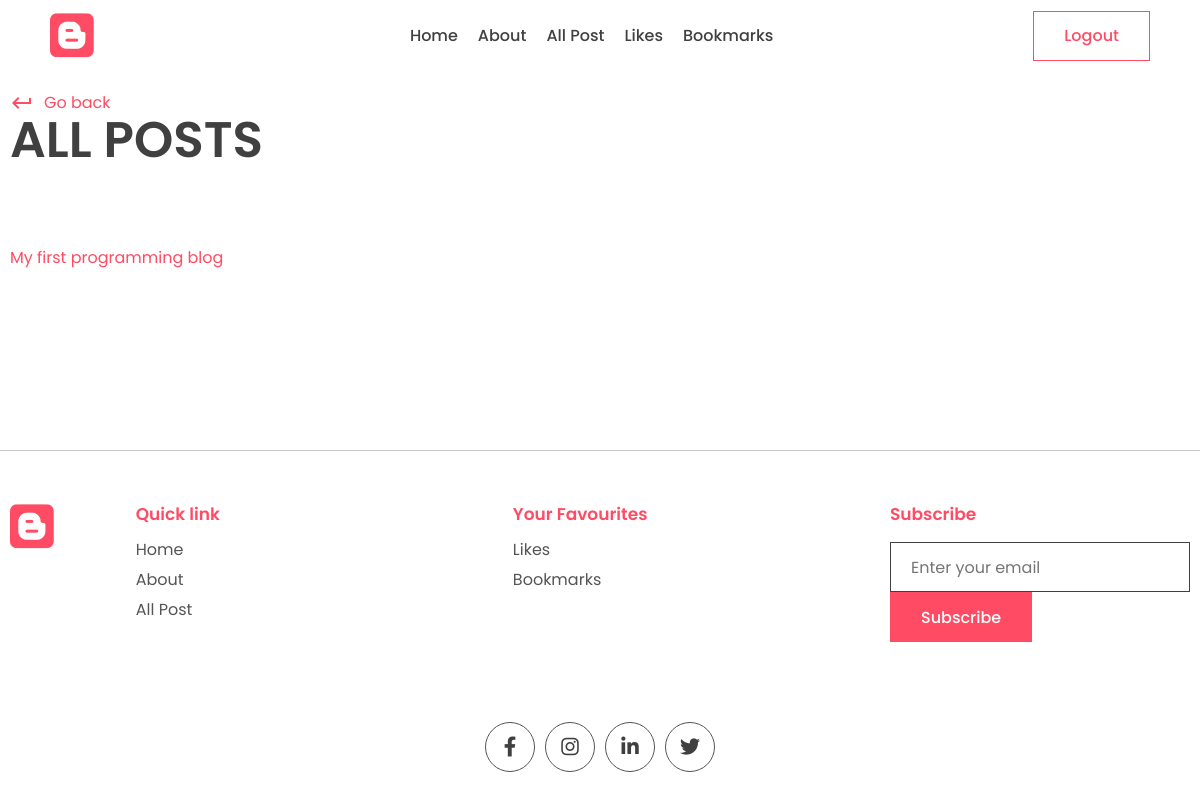
The app's page /all_liked_posts/ (signed in), older data.
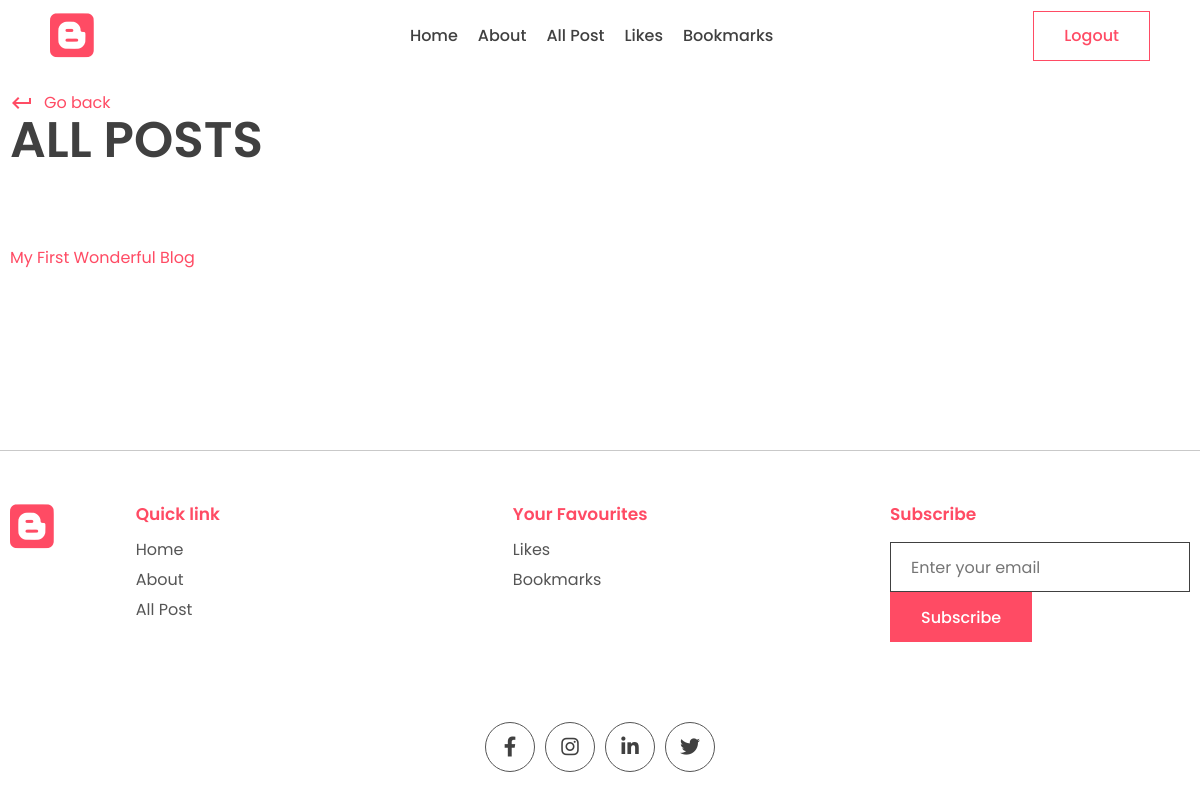
The same page, newer data.
### blogapp/models.py (models this page shows, shortened)
class Post(models.Model):
    title=models.CharField(max_length=200)
    content = models.TextField()
    last_updated = models.DateTimeField(auto_now= True)
    slug = models.SlugField(max_length=200, unique=True)
    author = models.ForeignKey(User, on_delete= models.CASCADE)
    category = models.ForeignKey(Category, on_delete= models.CASCADE)
    tags = models.ManyToManyField(Tag, blank=True, related_name='post_tags')
    image = models.ImageField(null=True, blank=True, upload_to='images/')
    view_count = models.IntegerField(null=True, blank=True)
    likes = models.ManyToManyField(User, related_name='post_like', default=None, blank=True)
    bookmarks = models.ManyToManyField(User, related_name="bookmarks", default=None, blank=True)
    is_featured = models.BooleanField()

### blogapp/views.py (the view)
# urls.py: path("all_liked_posts/", views.all_liked_posts, name="all_liked_posts"),
def all_liked_posts(request):
    all_liked_posts = Post.objects.filter(likes=request.user)
    context = {'all_liked_posts':all_liked_posts, 'subscribe_form':SubscribeForm()}
    return render(request, 'blogapp/all_liked_posts.html', context)

### blogapp/form.py
class SubscribeForm(forms.ModelForm):
    class Meta:
        model=Subscribe
        fields = '__all__'
        labels = {'email': _('')}
    def __init__(self, *args, **kwargs):
        super(SubscribeForm, self).__init__(*args, **kwargs)
        self.fields['email'].widget.attrs['placeholder'] = 'Enter your email'

### blogapp/templates/blogapp/all_liked_posts.html (shortened to what this page needs)
{% extends "base.html" %}
{% block content %}
    <main>
      <div class="container">
        <div class="page-top">
          <div class="top flex">
            <div class="page-name">
              <a href="{{request.META.HTTP_REFERER}}" class="learn">
                <span class="material-icons"> keyboard_return </span> Go back
              </a>
              <h1>All Posts</h1>
            </div>
          </div>
        </div>
      </div>
    </main>
    <section class="sp">
      <div class="container">
        {% for post in all_liked_posts %}
        <p>
          <a href="{% url 'post_page' post.slug %}">{{post.title}}</a>
        </p>
        {% endfor %}
      </div>
    </section>
{% endblock content %}

Row changes from the older to the newer data that the page shows:
changed Post: title "My first programming blog" → "My First Wonderful Blog"
